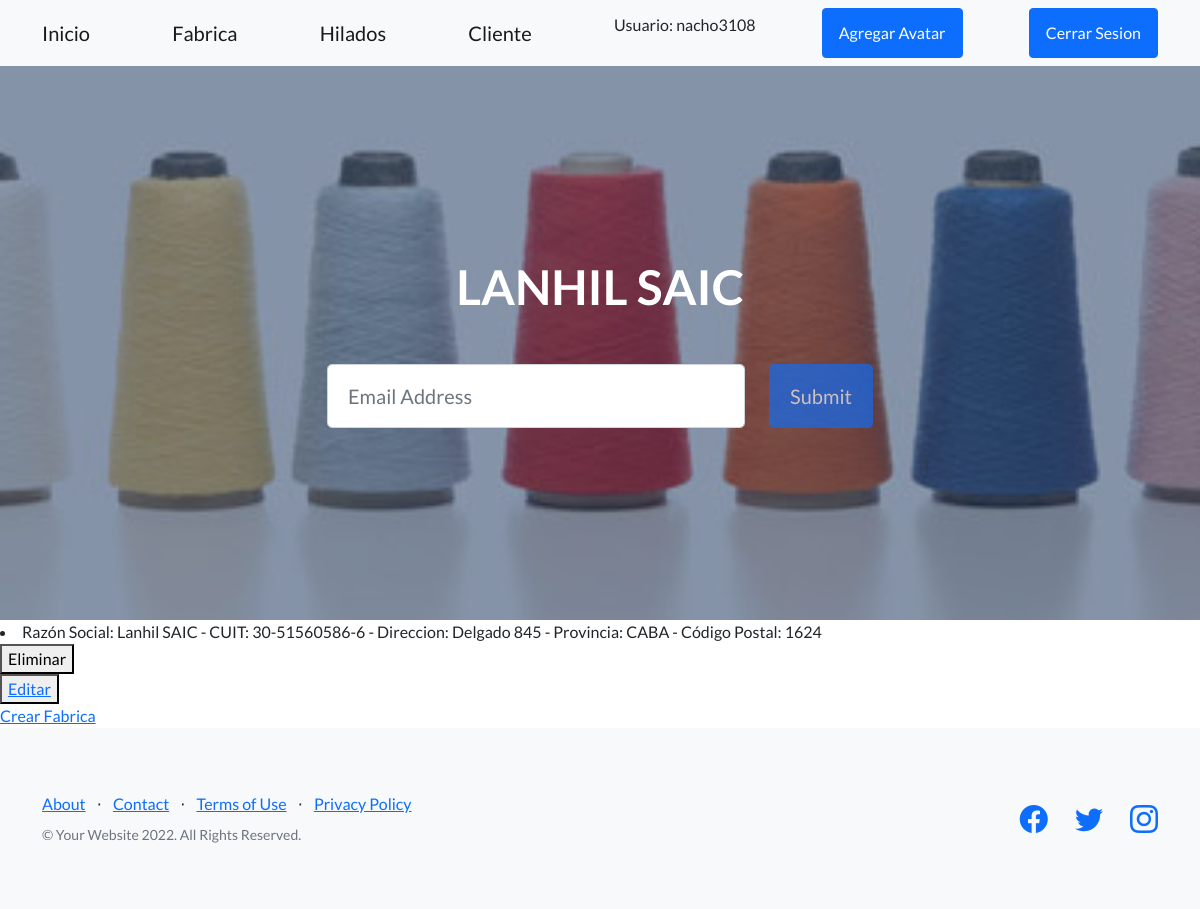
Before: /appProduccion/leerFabricas/ (signed in) with the older database file.
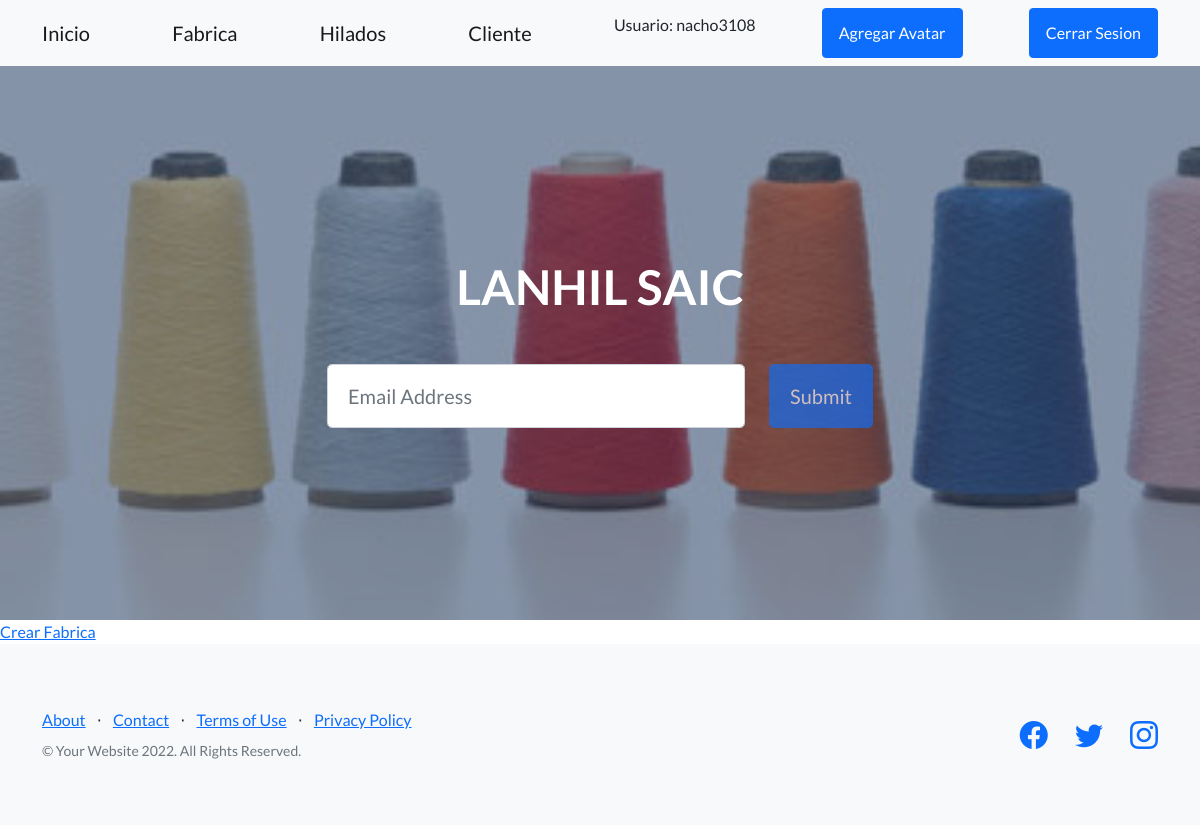
After: the same page with the newer database file.
### appProduccion/models.py (models this page shows)
class Fabrica(models.Model):
    razonSocial = models.CharField(max_length=50)
    cuit = models.CharField(max_length=50)
    direccion = models.CharField(max_length=50)
    provincia = models.CharField(max_length=50)
    codigoPostal = models.IntegerField()
    def __str__(self):
        return f"Razón Social: {self.razonSocial} - CUIT: {self.cuit} - Direccion: {self.direccion} - Provincia: {self.provincia} - Código Postal: {self.codigoPostal}"

### appProduccion/views.py (the view)
# urls.py: path('leerFabricas/', leerFabricas, name="LeerFabricas"),
@login_required
def leerFabricas(request):
    fabricas = Fabrica.objects.all() #traigo todas las fábricas
    contexto = {"fabricas":fabricas}
    return render(request, "appProduccion/leerFabricas.html",contexto)

### appProduccion/templates/appProduccion/leerFabricas.html
{% extends "appProduccion/padre.html" %}
{% load static %}
{% block contenidoQueCambia %}
        {% for fabrica in fabricas %}
            <li> {{fabrica}} </li>
            <div>
                    <form action="{% url 'EliminoFabrica' fabrica.id %}" method="POST">{% csrf_token %}
                        <button type="submit">Eliminar</button>
                    </form>
                    <button>
                        <a href="{% url 'EditarFabrica' fabrica.id %}" >Editar</a>
                    </button>
            </div>
        {% endfor %}
        <a href = "{% url 'FormularioFabrica' %}">Crear Fabrica</a>
{% endblock %}

Changed rows visible on the page:
removed Fabrica: razonSocial+cuit+direccion "Razón Social: Lanhil SAIC - CUIT: 30-51560586-6 - Direccion: Delgado 845 - Provincia: CABA - Código Postal: 1624"
